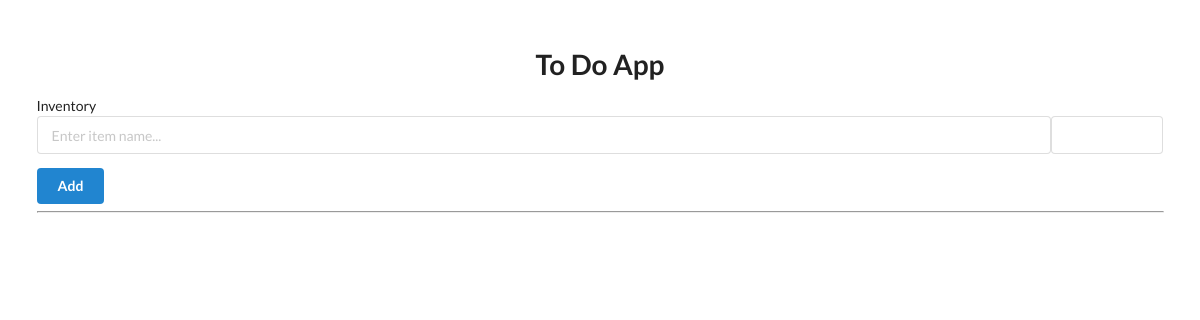
Before: / with the older database file.
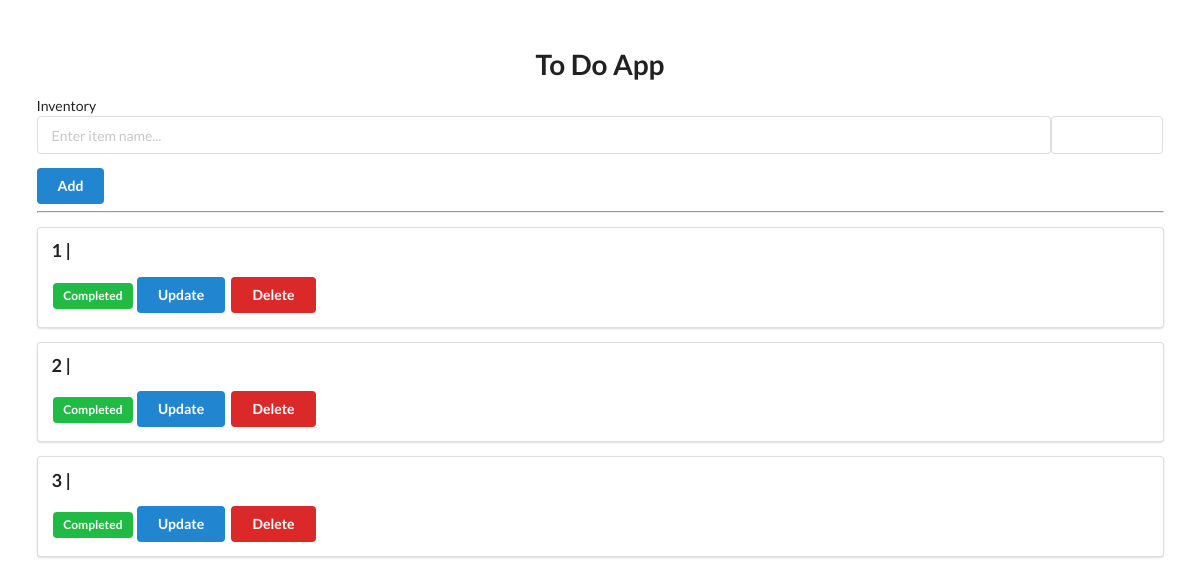
After: the same page with the newer database file.
### models.py (models this page shows)
class Inventory(Base):
    __tablename__ = "invetory"
    id = Column(Integer, primary_key=True, index=True)
    name = Column(String)
    quantity = Column(Integer, default=0)

### app.py (the view)
@app.get("/")
def home(request: Request, db: Session = Depends(get_db)):
    items = db.query(models.Inventory).all()
    return templates.TemplateResponse("base.html",
                                      {"request": request, "todo_list": items})

### templates/base.html (shortened to what this page needs)
<!DOCTYPE html>
<html lang="en">
<head>
    <link rel="stylesheet" href="https://cdn.jsdelivr.net/npm/semantic-ui@2.4.2/dist/semantic.min.css">
</head>
<body>
    <div style="margin-top: 50px;" class="ui container">
        <h1 class="ui center aligned header">To Do App</h1>
        <form class="ui form" action="/add" method="post">
            <label>Inventory</label><br>
            <div class="field" style="  display: flex; ">
                <input type="text" name="title" placeholder="Enter item name..." style="width: 90%;">
                <input type="number" id="quantity" name="quantity" min="0" max="10000" style="width: 10%;"> <br>
            </div>
            <button class="ui blue button" type="submit">Add</button>
        </form>
        <hr>
        {% for todo in todo_list %}
        <div class="ui segment">
            <p class="ui big header">{{todo.id }} | {{ todo.title }}</p>
            {% if todo.complete == False %}
            <span class="ui gray label">Not Complete</span>
            {% else %}
            <span class="ui green label">Completed</span>
            {% endif %}
            <a class="ui blue button" href="/update/{{ todo.id }}">Update</a>
            <a class="ui red button" href="/delete/{{ todo.id }}">Delete</a>
        </div>
        {% endfor %}
    </div>
</body>
</html>

Changed rows visible on the page:
added Inventory: id "1"
added Inventory: id "2"
added Inventory: id "3"
